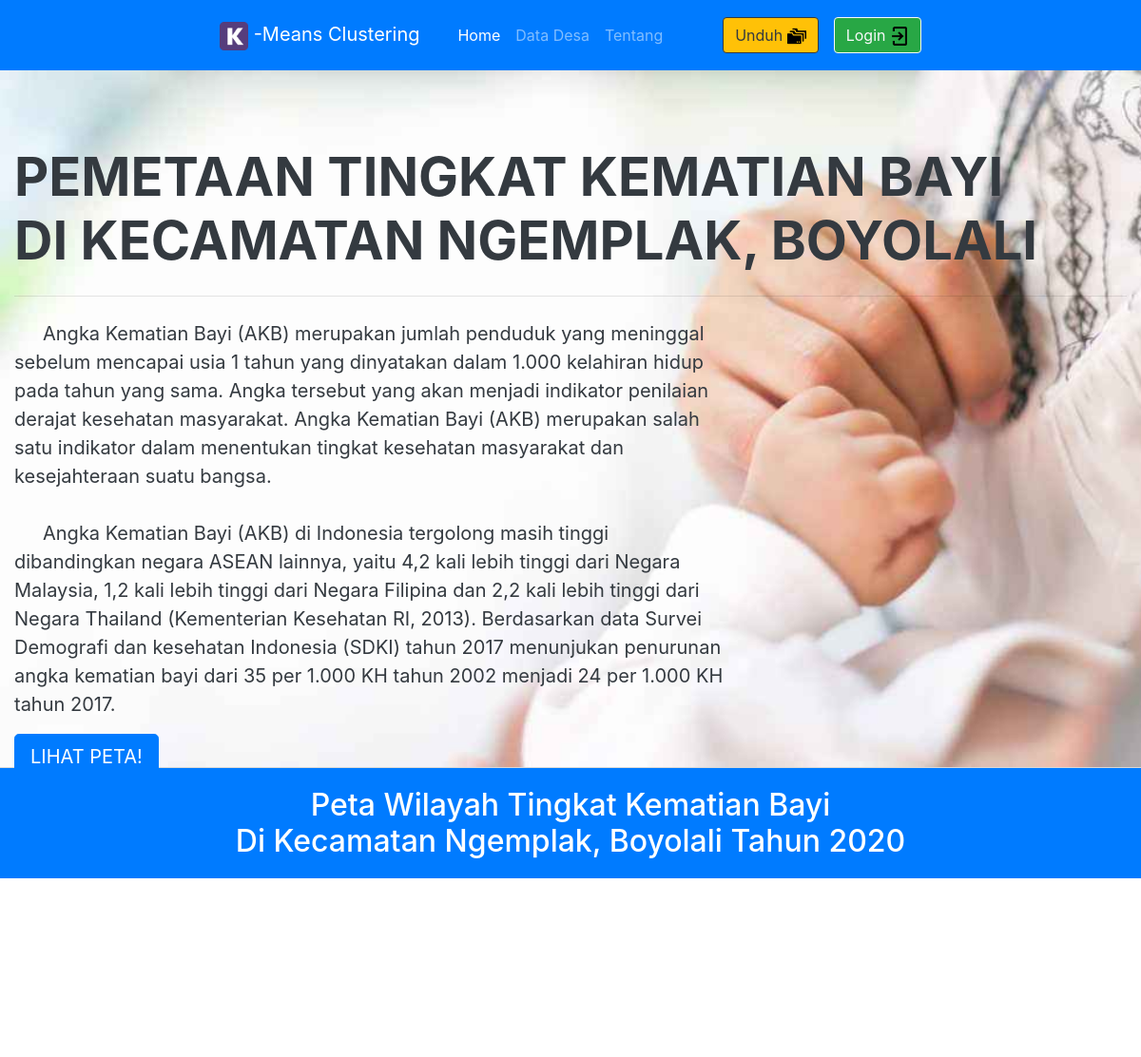
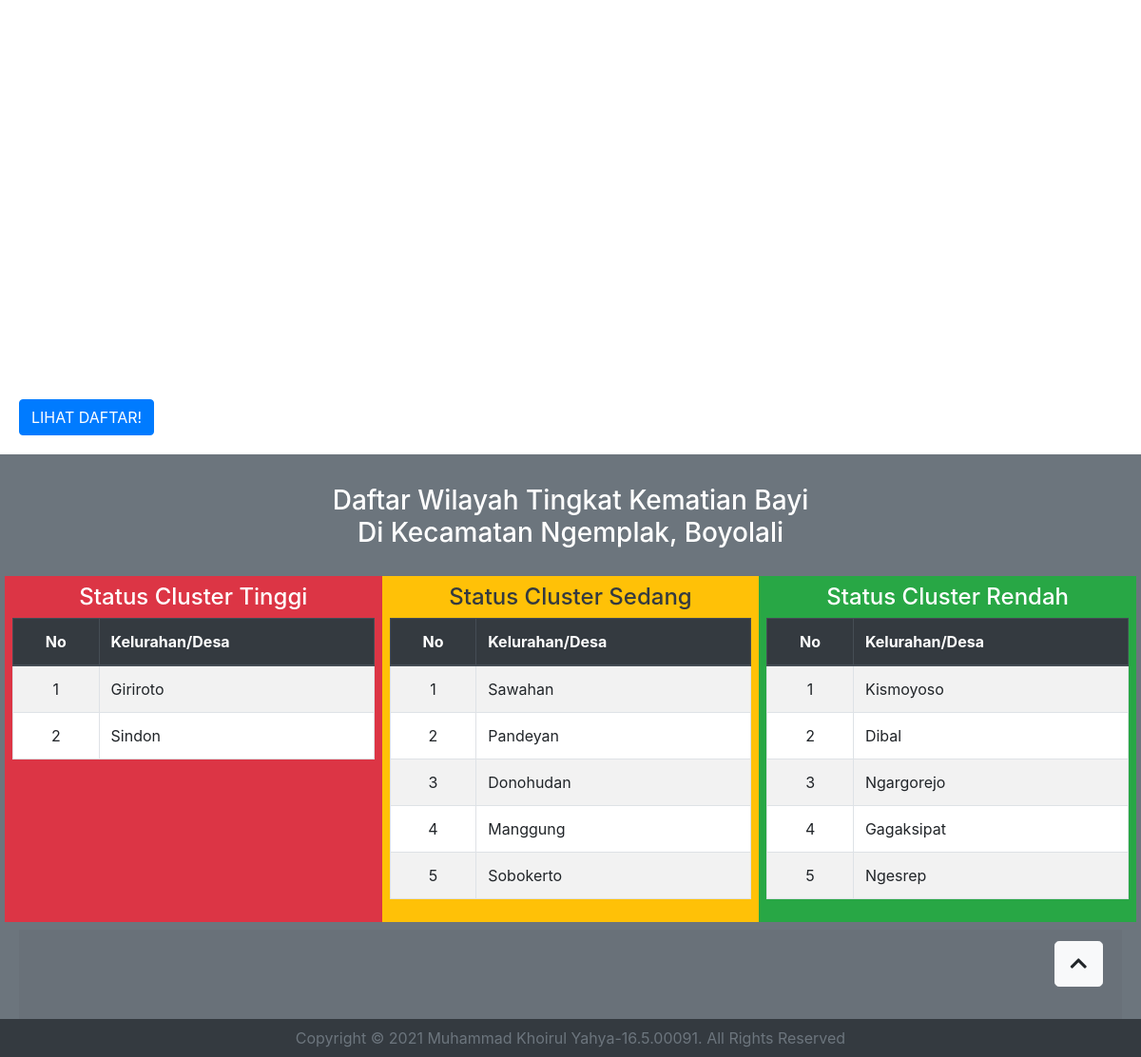
The page / on the database its author committed (2 pictures, top to bottom).
### tables this page shows
CREATE TABLE `tb_hasil_normalisasi` (
  `id_hasil_normalisasi` int(11) NOT NULL,
  `id_desa` int(11) NOT NULL,
  `id_variabel` int(11) NOT NULL,
  `var_nAKB` decimal(10,3) NOT NULL,
  `var_nBBLR` decimal(10,3) NOT NULL,
  `var_npremature` decimal(10,3) NOT NULL,
  `var_nKP` decimal(10,3) NOT NULL,
  `set_sementara` varchar(3) NOT NULL
);

CREATE TABLE `tb_desa` (
  `id_desa` int(11) NOT NULL,
  `nama_desa` varchar(50) NOT NULL,
  `polygon` text NOT NULL
);

### index.php (the view, shortened to what this page needs)
<!doctype html>
<html>
<head>
	<link rel="stylesheet" href="//use.fontawesome.com/releases/v5.0.7/css/all.css">
  <link rel="stylesheet" href="src/css/bootstrap.min.css">
</head>
<body>
    <div id="top">
        <?php
          include "menu-5.php";
        ?>
        <div class="jumbotron-fluid card-header" style="background-image:url(img/kia.jpg); background-repeat: no-repeat; background-size: cover; height: calc(100vh - 66px);">
          <div class="container-fluid">
            <h1 class="text-dark display-4"><p class="font-weight-bold"><br>PEMETAAN TINGKAT KEMATIAN BAYI <br> DI KECAMATAN NGEMPLAK, BOYOLALI</p></h1>
            <hr class="my-4">
              <div class="container-fluid row col-lg-8">
                <blockquote class="blockquote">
                      <p class="text-dark mb-0" style="text-indent: 30px;" class="text-justify">Angka Kematian Bayi (AKB) merupakan jumlah penduduk yang meninggal sebelum mencapai usia 1 tahun yang dinyatakan dalam 1.000 kelahiran hidup pada tahun yang sama. Angka tersebut yang akan menjadi indikator penilaian derajat kesehatan masyarakat. Angka Kematian Bayi (AKB) merupakan salah satu indikator dalam menentukan tingkat kesehatan masyarakat dan kesejahteraan suatu bangsa.</p><br>
                      <p class="text-dark mb-0" style="text-indent: 30px;" class="text-justify">Angka Kematian Bayi (AKB) di Indonesia tergolong masih tinggi dibandingkan negara ASEAN lainnya, yaitu 4,2 kali lebih tinggi dari Negara Malaysia, 1,2 kali lebih tinggi dari Negara Filipina dan 2,2 kali lebih tinggi dari Negara Thailand (Kementerian Kesehatan RI, 2013). Berdasarkan data Survei Demografi dan kesehatan Indonesia (SDKI) tahun 2017 menunjukan penurunan angka kematian bayi dari 35 per 1.000 KH tahun 2002 menjadi 24 per 1.000 KH tahun 2017.</p>
                </blockquote>
              </div>
              <a class="btn btn-primary btn-lg" href="#collapseExample" role="button" aria-expanded="false" aria-controls="collapseExample" data-toggle="tooltip" data-placement="right" title="Peta wilayah tingkat kematian bayi">LIHAT PETA!</a>
          </div>
        </div>
        <div id="collapseExample">
          <h2 class="card-body bg-primary text-white"><center>Peta Wilayah Tingkat Kematian Bayi<br>
          Di Kecamatan Ngemplak, Boyolali Tahun 2020</center></h2>
          <div class="card-body">
            <div class="col-lg-12 col-md-12" id="map-canvas" style="height: 580px;">
            </div>
            <a class="btn btn-primary btn-md" href="#daftarwil" role="button" aria-expanded="false" aria-controls="collapseExample" data-toggle="tooltip" data-placement="right" title="Daftar wilayah tingkat kematian bayi">LIHAT DAFTAR!</a>
          </div>
        </div>
        <div class="container-fluid bg-secondary card-header" id="daftarwil">
          <h3 class="text-white card-body"><center>Daftar Wilayah Tingkat Kematian Bayi<br>
            Di Kecamatan Ngemplak, Boyolali</center></h3>
            <div class="row">
              <div class="col-lg-4 p-2 mb-2 bg-danger text-white">
                <center><h4>Status Cluster Tinggi</h4></center>
                <table class="table table-striped table-bordered bg-white">
                              <thead class="thead-dark">
                                <tr>
                                  <th><center>No</center></th>
                                  <th>Kelurahan/Desa</th>
                                </tr>
                              </thead>
                              <tbody>
                                <?php
                                include 'koneksi.php';
                                $desa = mysqli_query($koneksi, 'SELECT * FROM tb_hasil_normalisasi RIGHT JOIN tb_desa ON tb_hasil_normalisasi.id_desa = tb_desa.id_desa WHERE set_sementara="C1" ');
                                $no = 1;
                                foreach($desa as $key => $val){
                                  ?>
                                  <tr>
                                    <td><center><?=$no?></center></td>
                                    <td><?=$val['nama_desa']?></td>
                                  </tr>
                                  <?php
                                  $no++;
                                }
                                ?>
                              </tbody>
                            </table>
              </div>
              <div class="col-lg-4 p-2 mb-2 bg-warning text-dark">
                <center><h4>Status Cluster Sedang</h4></center>
                <table class="table table-striped table-bordered bg-white">
                              <thead class="thead-dark">
                                <tr>
                                  <th><center>No</center></th>
                                  <th>Kelurahan/Desa</th>
                                </tr>
                              </thead>
                              <tbody>
                                <?php
                                include 'koneksi.php';
                                $desa = mysqli_query($koneksi, 'SELECT * FROM tb_hasil_normalisasi RIGHT JOIN tb_desa ON tb_hasil_normalisasi.id_desa = tb_desa.id_desa WHERE set_sementara="C3" ');
                                $no = 1;
                                foreach($desa as $key => $val){
                                  ?>
                                  <tr>
                                    <td><center><?=$no?></center></td>
                                    <td><?=$val['nama_desa']?></td>
                                  </tr>
                                  <?php
                                  $no++;
                                }
                                ?>
                              </tbody>
                            </table>
              </div>
              <div class="col-lg-4 p-2 mb-2 bg-success text-white">
                <center><h4>Status Cluster Rendah</h4></center>
                <table class="table table-striped table-bordered bg-white">
                  <thead class="thead-dark">
                    <tr>
                      <th><center>No</center></th>
                      <th>Kelurahan/Desa</th>
                    </tr>
                  </thead>
                  <tbody>
                    <?php
                    include 'koneksi.php';
                    $desa = mysqli_query($koneksi, 'SELECT * FROM tb_hasil_normalisasi RIGHT JOIN tb_desa ON tb_hasil_normalisasi.id_desa = tb_desa.id_desa WHERE set_sementara="C2" ');
                    $no = 1;
                    foreach($desa as $key => $val){
                      ?>
                      <tr>
                        <td><center><?=$no?></center></td>
                        <td><?=$val['nama_desa']?></td>
                      </tr>
                      <?php
                      $no++;
                    }
                    ?>
                  </tbody>
                </table>
              </div>
            </div>
            <div class="card-header">
              <a class="btn btn-light btn-lg float-right" href="#top" role="button" data-toggle="tooltip" data-placement="top" title="Back on top"><span class="fas fa-chevron-up"></span></a>
              <br>
              <br>
              <br>
              <br>
            </div>
        </div>
      </div>
    <?php
    include "footer.php";
    ?>
</body>
</html>

### menu-5.php (shortened to what this page needs)
<nav class="navbar navbar-expand-lg navbar-dark bg-primary">
	<div class="container">
	<nav class="navbar navbar-expand-lg navbar-dark">
		<a class="navbar-brand" href="index.php">
			<img src="img/Bootstrap.png" width="30" height="30">
			-Means Clustering
		</a>
	</nav>
	<?php
	$uri = basename($_SERVER["SCRIPT_FILENAME"], '.php');
	?>
	<div class="collapse navbar-collapse" id="navbarSupportedContent">
		<ul class="navbar-nav mr-auto">
			<li class="nav-item <?=($uri == 'index') ? 'active' : ''?>">
				<a class="nav-link" href="index.php">
				Home <span class="sr-only">(current)</span></a>
			</li>
			<li class="nav-item <?=($uri == 'user-datadesa') ? 'active' : ''?>">
				<a class="nav-link" href="user-datadesa.php">Data Desa</a>
			</li>
			<li class="nav-item <?=($uri == 'user-tentang') ? 'active' : ''?>">
				<a class="nav-link" href="user-tentang.php">Tentang</a>
			</li>
			</ul>
			<a href="laporan.php" class="btn btn-outline-dark btn-warning mr-3" target="_blank">Unduh
			<img src="img/icon/folder.png" width="20" height="20"></a>
			<a href="" data-toggle="modal" data-target="#login" class="btn btn-outline-light btn-success mr-3">Login
			<img src="img/icon/login1.png" width="20" height="20"></a>
	</div>
</div>
</nav>

### footer.php (shortened to what this page needs)
<html>
<head>
</head>
<body>
      <footer class="text-center text-lg-start bg-light text-muted">
        <div class="warna">
          <div class="container col-sm-6 col-md-8 col-lg-12">
            <div class="p-2 p-1">
              Copyright © 2021 Muhammad Khoirul Yahya-16.5.00091. All Rights Reserved
            </div>
          </div>
        </div>
      </footer>
</body>
</html>

### footer.php (style rules this page uses)
.container { width: 800px; margin: auto; min-height: 100%; }
.warna { position: fixed; bottom:0; left: 0; width: 100%; min-width: 100%; background-color: rgba(52, 58, 64, 1); }

### rows shown on the page
tb_hasil_normalisasi: id_desa.nama_desa "Giriroto"
tb_hasil_normalisasi: id_desa.nama_desa "Sindon"
tb_hasil_normalisasi: id_desa.nama_desa "Sawahan"
tb_hasil_normalisasi: id_desa.nama_desa "Pandeyan"
tb_hasil_normalisasi: id_desa.nama_desa "Donohudan"
tb_hasil_normalisasi: id_desa.nama_desa "Manggung"
tb_hasil_normalisasi: id_desa.nama_desa "Sobokerto"
tb_hasil_normalisasi: id_desa.nama_desa "Kismoyoso"
tb_hasil_normalisasi: id_desa.nama_desa "Dibal"
tb_hasil_normalisasi: id_desa.nama_desa "Ngargorejo"
tb_hasil_normalisasi: id_desa.nama_desa "Gagaksipat"
tb_hasil_normalisasi: id_desa.nama_desa "Ngesrep"
